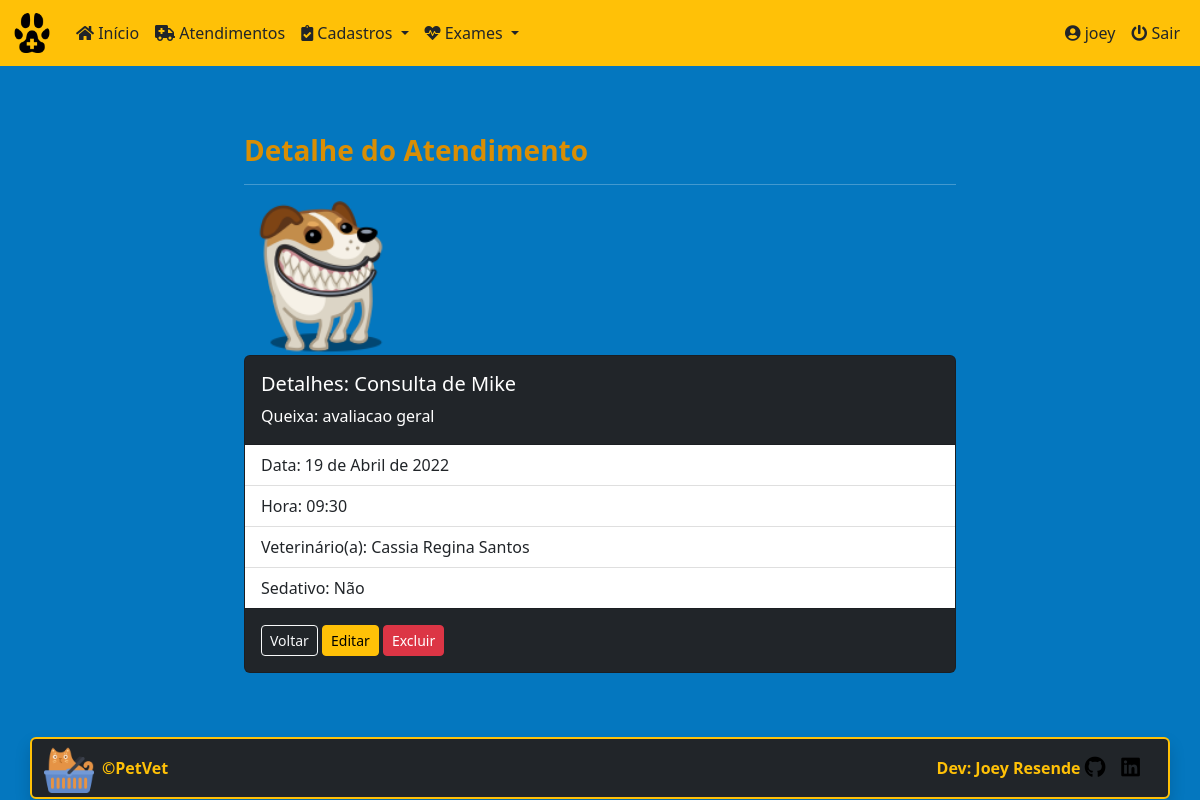
The app's page /petvet/medical_care/10 (signed in) with its own data.
### core/models.py (models this page shows, shortened)
class MedicalCare(models.Model):
    id = models.AutoField(primary_key=True)
    date = models.DateField(default=date.today, verbose_name='Data')
    time = models.TimeField(verbose_name='Hora')
    pet_name = models.ForeignKey(
        'Pets', on_delete=models.PROTECT, null=True, verbose_name='Nome do Pet')
    procedure = models.CharField(
        max_length=8, choices=procedures, verbose_name='Tipo de atendimento')
    vet_name = models.ForeignKey(
        'Vet', on_delete=models.PROTECT, null=True, verbose_name='Veterinario')
    sedative = models.CharField(
        max_length=8, choices=type_sedative, default='Não', verbose_name='Tipo de sedativo')
    report = models.TextField(
        max_length=1000, verbose_name='Relato do problema')
    class Meta:
        ordering = ['-date']

class Pets(models.Model):
    id = models.AutoField(primary_key=True)
    pet_name = models.CharField(
        max_length=30, verbose_name='Nome do Pet')
    species = models.CharField(
        max_length=20, verbose_name='Espécie')
    breed = models.CharField(
        max_length=30, verbose_name='Raça')
    gender = models.CharField(
        max_length=5, choices=sex_status, verbose_name='Gênero')
    date_of_birth = models.DateField(
        null=True, blank=True, verbose_name='Data de Nascimento')
    castrated = models.CharField(
        max_length=3, choices=castrated_status, default='N', verbose_name='Castrado?')
    weight = models.DecimalField(
        max_digits=6, decimal_places=3, verbose_name='Peso', default=0)
    tutor_name = models.ForeignKey(
        'Tutor', on_delete=models.PROTECT, null=True, verbose_name='Nome do Tutor')
    class Meta:
        ordering = ['-id']
    def __str__(self):
        return self.pet_name

class Vet(models.Model):
    vet_name = models.CharField(
        max_length=30, verbose_name='Nome')
    class Meta:
        ordering = ['vet_name']
    def __str__(self):
        return self.vet_name

### core/views.py (the view)
# urls.py: path('medical_care/<int:pk>', MedicalCareDetail.as_view(),
class MedicalCareDetail(LoginRequiredMixin, DetailView):
    login_url = reverse_lazy('login')
    model = MedicalCare
    template_name = 'core/medicalcare_detail.html'
    success_url = reverse_lazy('medical_cares')

### core/templates/core/medicalcare_detail.html (shortened to what this page needs)
{% extends 'core/base_model.html' %}
{% load static %}
{% block content %}
<div class="row">
  <div class="col-sm-8 mx-auto">
    <div class="container">
      <h3><strong>Detalhe do Atendimento</strong></h3><hr>
      <div class="row col-3">
        <img class="card-img-top" src="{% static 'img/dog_icon.png/' %}" alt="Imagem de capa do card">
      </div>
      <div class="card text-white bg-dark mb-3">
        <div class="card-body">
          <h5 class="card-title">Detalhes: {{ medicalcare.procedure }} de {{ medicalcare.pet_name }}</h5>
          <p class="card-text">Queixa: {{ medicalcare.report }}</p>
        </div>
          <ul class="list-group list-group-flush">
            <li class="list-group-item">Data: {{ medicalcare.date }}</li>
            <li class="list-group-item">Hora: {{ medicalcare.time }}</li>
            <li class="list-group-item">Veterinário(a): {{ medicalcare.vet_name }}</li>
            <li class="list-group-item">Sedativo: {{ medicalcare.sedative }}</li>
          </ul>
        <div class="card-body">
          <a href="{% url 'medical_cares' %}" class="btn btn-outline-light btn-sm">Voltar</a>
          <a href="{% url 'medical_care_edit' medicalcare.pk %}" class="btn btn-warning btn-sm">Editar</a>
          <a href="{% url 'medical_care_delete' medicalcare.pk %}" class="btn btn-danger btn-sm">Excluir</a>
        </div>
      </div>
    </div>
  </div>
</div>
{% endblock %}

### core/templates/core/base_model.html (shortened to what this page needs)
{% load static %}
<!DOCTYPE html>
<html lang="pt-br" class="h-100">
<head>
  <link rel="stylesheet" href="{% static 'css/bootstrap.min.css/' %}" />
  <link rel="stylesheet" href="https://cdnjs.cloudflare.com/ajax/libs/font-awesome/5.11.2/css/all.css">
  <link rel="stylesheet" href="{% static 'css/styles.css/' %}" />
  <link rel="stylesheet" type="text/css" href="https://cdn.datatables.net/v/bs5/dt-1.11.5/datatables.min.css" />
</head>
<body class="d-flex flex-column h-100">
  <main class="flex-shrink-0  ">
    {% block menu %}
    <nav class="navbar navbar-expand-lg sticky-top bg-warning">
      <div class="container-fluid">
        <a class="navbar-brand" href="{% url 'index' %}">
          <img src="{% static 'img/favicon.ico/' %}" height="40" alt="" />
        </a>
        <div class="collapse navbar-collapse" id="navbarsExample06">
          <ul class="navbar-nav me-auto mb-2 mb-xl-0">
            <li class="nav-item">
              <a class="nav-link text-dark" href="{% url 'index' %}">
                <i class="fa fa-home" aria-hidden="true"></i>
                Início
              </a>
            </li>
            <li class="nav-item">
              <a class="nav-link text-dark" href="{% url 'medical_cares' %}">
                <i class="fas fa-ambulance" aria-hidden="true"></i>
                Atendimentos
              </a>
            </li>
            <li class="nav-item dropdown">
              <a class="nav-link text-dark dropdown-toggle" href="#" data-bs-toggle="dropdown" aria-expanded="false">
                <i class="fas fa-clipboard-check" aria-hidden="true"></i>
                Cadastros
              </a>
            </li>
            <li class="nav-item dropdown">
              <a class="nav-link text-dark dropdown-toggle" href="#" data-bs-toggle="dropdown" aria-expanded="false">
                <i class="fas fa-heartbeat" aria-hidden="true"></i>
                Exames
              </a>
            </li>
          </ul>
          <div class="collapse navbar-collapse d-lg-flex justify-content-end">
            <ul class="navbar-nav bd-navbar-nav flex=row">
              {% if request.user.is_authenticated %}
              <li class="nav-item">
                  <a class="nav-link text-dark" href="{% url 'meus_dados' %}">
                    <i class="fas fa-user-circle" aria-hidden="true"></i>
                    <span id="username">{{ request.user }}</span>
                  </a>
              </li>
              <li class="nav-item">
                <a class="nav-link text-dark" href="{% url 'logout' %}">
                  <i class="fas fa-power-off" aria-hidden="true"></i>
                  Sair
                </a>
              </li>
              {% endif %}
            </ul>
          </div>
         </div>
      </div>
    </nav>
    {% endblock %}
    <div class="container py-5">
      {% block content %}
      {% endblock %}
    </div>
  </main>
{% block footer %}
<div class="container border border-warning border-2 rounded shadow bg-dark">
  <footer class="d-flex flex-wrap justify-content-between align-items-center py-1">
    <div class="col-md-4 d-flex align-items-center">
      <a href="{% url 'index' %}" class="mb-3 me-2 mb-md-0">
        <img src="{% static 'img/cat_yellow.png/' %}" width="50" height="50" alt="">
      </a>
      <span class="mb-3 mb-md-0 text-warning"><strong>&copy;PetVet</strong></span>
    </div>
    <ul class="nav col-md-4 justify-content-end list-unstyled d-flex">
      <li class="ms-3 text-warning"><strong>Dev: Joey Resende</strong>  <a href="https://github.com/Joey-Resende" target="_blank">
        <i class="fab fa-github fa-lg text-black" aria-hidden="true"></i>
      </a></li>
      <li class="ms-3"><a href="https://www.linkedin.com/in/givanildo-resende/" target="_blank">
        <i class="fab fa-linkedin fa-lg text-black" aria-hidden="true"></i>
      </a></li>
    </ul>
  </footer>
</div>
{% endblock %}
</body>
</html>

### static/css/styles.css (style rules this page uses)
:root { --preto: #000000; --branco-1: #ffffff; --branco-2: #E0E2DD; --azul-1: #0477BF; --azul-2: #0388A6; --azul-3: #003570; --amarelo-1: #F2CB05; --amarelo-2: #D98E04; }
body { background-color: var(--azul-1); color: var(--preto); padding-bottom: 20px; }
h3 { color: var(--amarelo-2); }
div { color: var(--branco-1); }
.navbar { background-color: var(--amarelo-1); color: var(--amarelo-2); margin-bottom: 20px; }
p { color: var(--branco-1); }

### records on screen
MedicalCare: procedure "Consulta", pet_name "Mike", report "avaliacao geral", date "19 de Abril de 2022", time "09:30", vet_name "Cassia Regina Santos", sedative "Não"

### other values on screen
{{ request.user }} "joey"
